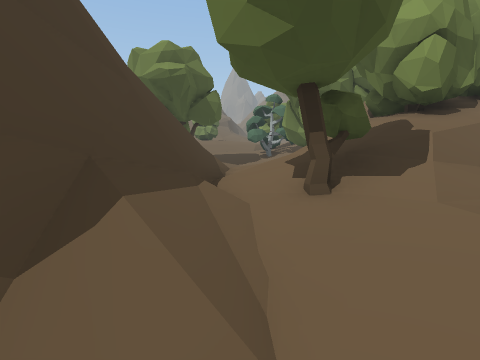
view 1 (above)

12 first-person views from a walk through a Unity game level. The camera is 1.2 m above the floor, tilts 8° down and sees 85° across. The floor is counted in squares, 1 m on a side. Each view is taken from the middle of a square. On the plan, view 1 faces up. The plan holds only what a view shows up to about 12 squares ahead; the rest is blank. The place goes on beyond the plan.

view 2
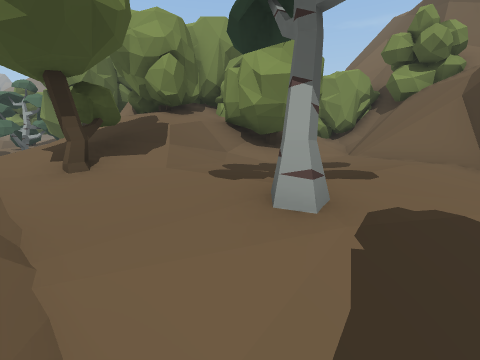

view 3
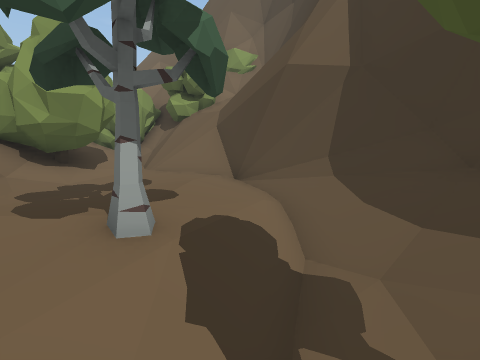

view 4
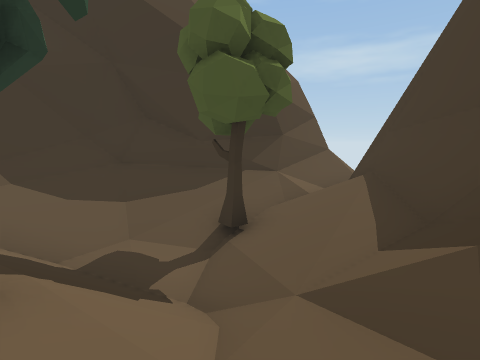

view 5
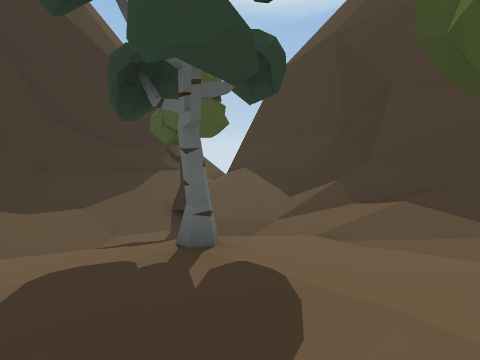

view 6
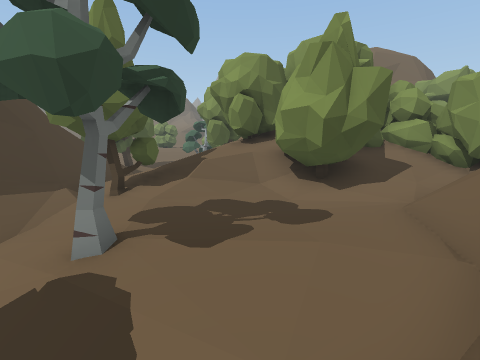

view 7
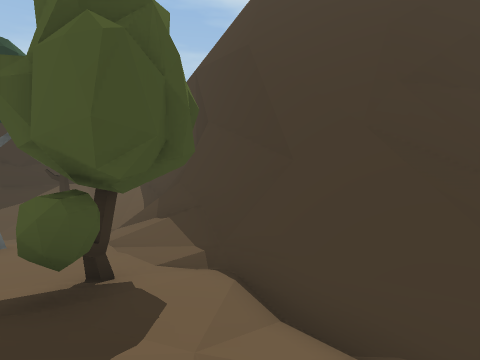

view 8
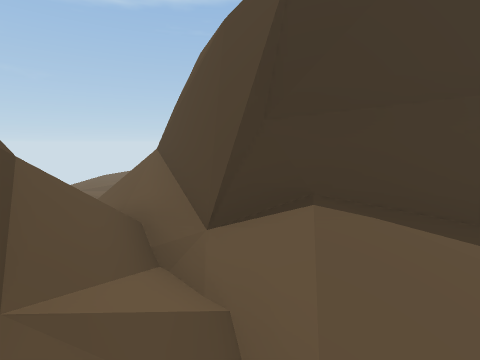

view 9
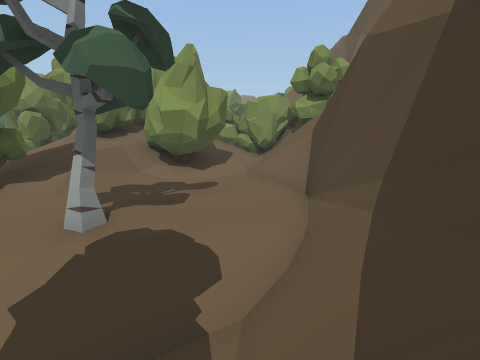

view 10
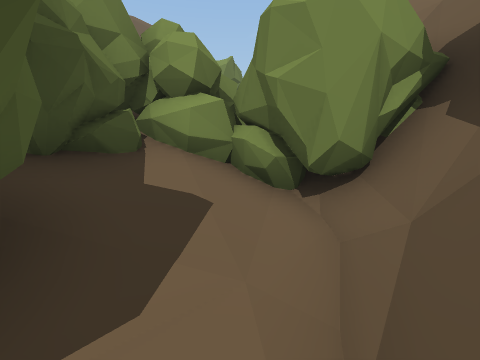

view 11
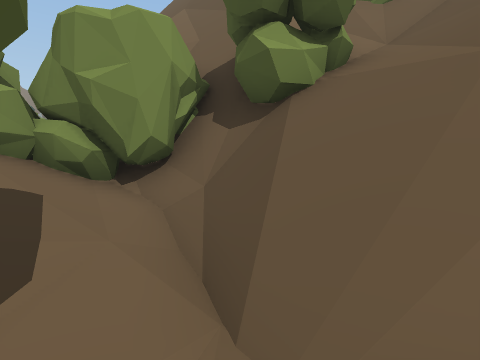

view 12
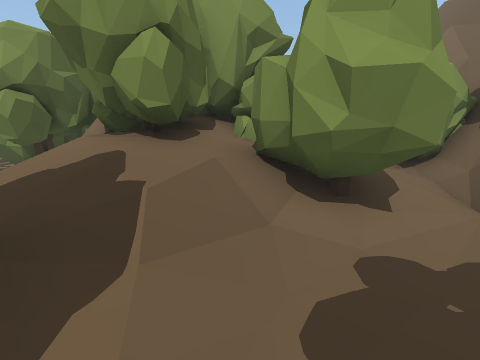

### Floor plan
Key: @ floor where view 1 was taken; # wall or solid block; . main floor; : floor 0.25 m higher than the main floor; + floor 0.75 m higher than the main floor; * floor 1 m higher than the main floor; - floor 1 m lower than the main floor; / step, stairs or slope; = window, fence, low wall or low ledge; ^ raised ledge; v drop or lower ground; T tree; O other object.
Columns run from 6 left of view 1 to 11 right of it. Each row starts with its distance up from view 1.
  7   ^=/v. /TTTTTTTT
  6   ^^#=//+*TTTTTTTT
  5   ^^#=/T/**TTTTTTT
  4    ^##TTT//TTT++T#
  3     #=TT//.TTT::##
  2     #//..T....=###
  1    ^#=/.T....=*##
  0    #=/@/T....###
 -1    ^=/////..##
 -2    #///--//##
 -3   ^#//T////##
 -4   ##//////##
 -5 ###//=#####
 -6 #///###
 -7 O/ ##

Positions as (right, up) in squares from view 1, and headings:
1: (0, 0), facing up
2: (0, -1), facing up-right
3: (-1, -1), facing right
4: (0, 2), facing down
5: (4, 3), facing down-left
6: (4, -3), facing up
7: (2, 7), facing down-left
8: (0, -4), facing left
9: (1, -4), facing up-right
10: (7, 2), facing up-right
11: (6, 2), facing right
12: (2, 2), facing up-right
